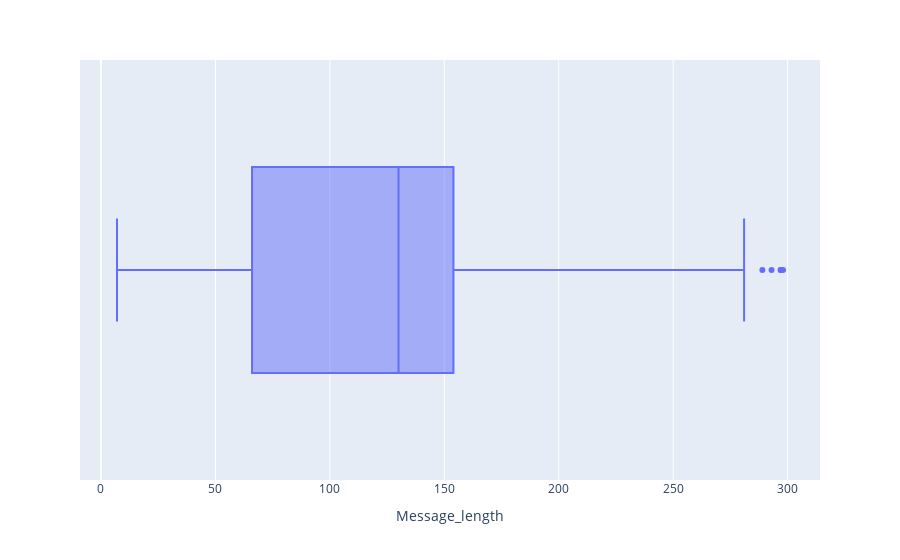

The notebook cell saved with this chart:
### Code cell
fig = px.box(df_special, x="Message_length")
fig.show()

### Figure 1 — Plotly figure (JSON) as saved in the notebook; plotly's stock layout.template omitted (floating-point values rounded to 4 significant figures; data arrays with more than 128 entries replaced by an {"elided": "..."} marker saying what was removed)
{"data": [{"alignmentgroup": "True", "hovertemplate": "Message_length=%{x}<extra></extra>", "legendgroup": "", "marker": {"color": "#636efa"}, "name": "", "notched": false, "offsetgroup": "", "orientation": "h", "showlegend": false, "type": "box", "x": {"elided": "1106 int values"}, "x0": " ", "xaxis": "x", "y0": " ", "yaxis": "y"}], "layout": {"boxmode": "group", "legend": {"tracegroupgap": 0}, "margin": {"t": 60}, "xaxis": {"anchor": "y", "domain": [0, 1], "title": {"text": "Message_length"}}, "yaxis": {"anchor": "x", "domain": [0, 1]}}}
